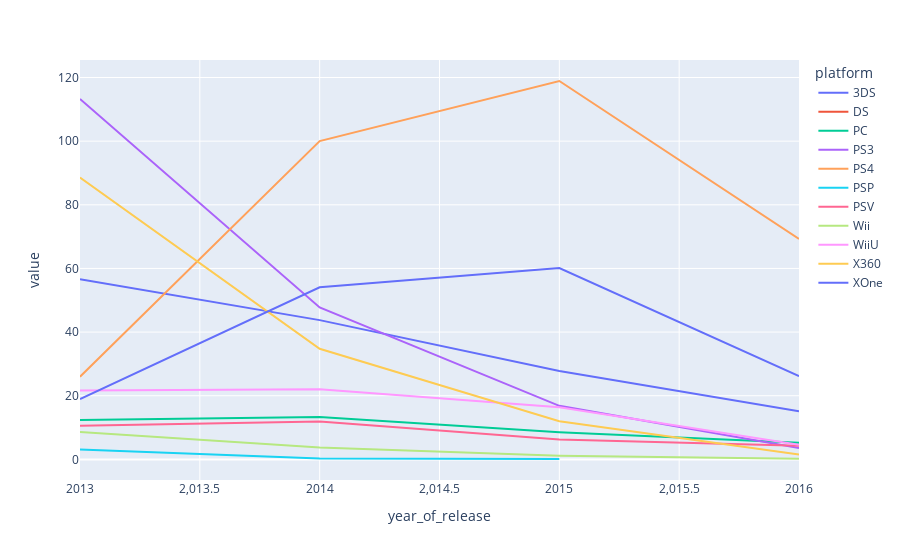

The notebook cell this image was saved under:
### Markdown cell above
Лидеры по продажам в актуальном периоде

### Code cell
pivot_df = pd.pivot_table(df_actual, index='year_of_release', columns='platform', values='total_sales', aggfunc='sum')

fig = px.line(pivot_df)
fig.show()

### Figure 1 — Plotly figure (JSON) as saved in the notebook; plotly's stock layout.template omitted (floating-point values rounded to 4 significant figures)
{"data": [{"hovertemplate": "platform=3DS<br>year_of_release=%{x}<br>value=%{y}<extra></extra>", "legendgroup": "3DS", "line": {"color": "#636efa", "dash": "solid"}, "marker": {"symbol": "circle"}, "mode": "lines", "name": "3DS", "orientation": "v", "showlegend": true, "type": "scatter", "x": [2013, 2014, 2015, 2016], "xaxis": "x", "y": [56.57, 43.76, 27.78, 15.14], "yaxis": "y"}, {"hovertemplate": "platform=DS<br>year_of_release=%{x}<br>value=%{y}<extra></extra>", "legendgroup": "DS", "line": {"color": "#EF553B", "dash": "solid"}, "marker": {"symbol": "circle"}, "mode": "lines", "name": "DS", "orientation": "v", "showlegend": true, "type": "scatter", "x": [2013, 2014, 2015, 2016], "xaxis": "x", "y": [1.54, null, null, null], "yaxis": "y"}, {"hovertemplate": "platform=PC<br>year_of_release=%{x}<br>value=%{y}<extra></extra>", "legendgroup": "PC", "line": {"color": "#00cc96", "dash": "solid"}, "marker": {"symbol": "circle"}, "mode": "lines", "name": "PC", "orientation": "v", "showlegend": true, "type": "scatter", "x": [2013, 2014, 2015, 2016], "xaxis": "x", "y": [12.38, 13.28, 8.52, 5.25], "yaxis": "y"}, {"hovertemplate": "platform=PS3<br>year_of_release=%{x}<br>value=%{y}<extra></extra>", "legendgroup": "PS3", "line": {"color": "#ab63fa", "dash": "solid"}, "marker": {"symbol": "circle"}, "mode": "lines", "name": "PS3", "orientation": "v", "showlegend": true, "type": "scatter", "x": [2013, 2014, 2015, 2016], "xaxis": "x", "y": [113.2, 47.76, 16.82, 3.6], "yaxis": "y"}, {"hovertemplate": "platform=PS4<br>year_of_release=%{x}<br>value=%{y}<extra></extra>", "legendgroup": "PS4", "line": {"color": "#FFA15A", "dash": "solid"}, "marker": {"symbol": "circle"}, "mode": "lines", "name": "PS4", "orientation": "v", "showlegend": true, "type": "scatter", "x": [2013, 2014, 2015, 2016], "xaxis": "x", "y": [25.99, 100, 118.9, 69.25], "yaxis": "y"}, {"hovertemplate": "platform=PSP<br>year_of_release=%{x}<br>value=%{y}<extra></extra>", "legendgroup": "PSP", "line": {"color": "#19d3f3", "dash": "solid"}, "marker": {"symbol": "circle"}, "mode": "lines", "name": "PSP", "orientation": "v", "showlegend": true, "type": "scatter", "x": [2013, 2014, 2015, 2016], "xaxis": "x", "y": [3.14, 0.24, 0.12, null], "yaxis": "y"}, {"hovertemplate": "platform=PSV<br>year_of_release=%{x}<br>value=%{y}<extra></extra>", "legendgroup": "PSV", "line": {"color": "#FF6692", "dash": "solid"}, "marker": {"symbol": "circle"}, "mode": "lines", "name": "PSV", "orientation": "v", "showlegend": true, "type": "scatter", "x": [2013, 2014, 2015, 2016], "xaxis": "x", "y": [10.59, 11.9, 6.25, 4.25], "yaxis": "y"}, {"hovertemplate": "platform=Wii<br>year_of_release=%{x}<br>value=%{y}<extra></extra>", "legendgroup": "Wii", "line": {"color": "#B6E880", "dash": "solid"}, "marker": {"symbol": "circle"}, "mode": "lines", "name": "Wii", "orientation": "v", "showlegend": true, "type": "scatter", "x": [2013, 2014, 2015, 2016], "xaxis": "x", "y": [8.59, 3.75, 1.14, 0.18], "yaxis": "y"}, {"hovertemplate": "platform=WiiU<br>year_of_release=%{x}<br>value=%{y}<extra></extra>", "legendgroup": "WiiU", "line": {"color": "#FF97FF", "dash": "solid"}, "marker": {"symbol": "circle"}, "mode": "lines", "name": "WiiU", "orientation": "v", "showlegend": true, "type": "scatter", "x": [2013, 2014, 2015, 2016], "xaxis": "x", "y": [21.65, 22.03, 16.35, 4.6], "yaxis": "y"}, {"hovertemplate": "platform=X360<br>year_of_release=%{x}<br>value=%{y}<extra></extra>", "legendgroup": "X360", "line": {"color": "#FECB52", "dash": "solid"}, "marker": {"symbol": "circle"}, "mode": "lines", "name": "X360", "orientation": "v", "showlegend": true, "type": "scatter", "x": [2013, 2014, 2015, 2016], "xaxis": "x", "y": [88.58, 34.74, 11.96, 1.52], "yaxis": "y"}, {"hovertemplate": "platform=XOne<br>year_of_release=%{x}<br>value=%{y}<extra></extra>", "legendgroup": "XOne", "line": {"color": "#636efa", "dash": "solid"}, "marker": {"symbol": "circle"}, "mode": "lines", "name": "XOne", "orientation": "v", "showlegend": true, "type": "scatter", "x": [2013, 2014, 2015, 2016], "xaxis": "x", "y": [18.96, 54.07, 60.14, 26.15], "yaxis": "y"}], "layout": {"legend": {"title": {"text": "platform"}, "tracegroupgap": 0}, "margin": {"t": 60}, "xaxis": {"anchor": "y", "domain": [0, 1], "title": {"text": "year_of_release"}}, "yaxis": {"anchor": "x", "domain": [0, 1], "title": {"text": "value"}}}}
